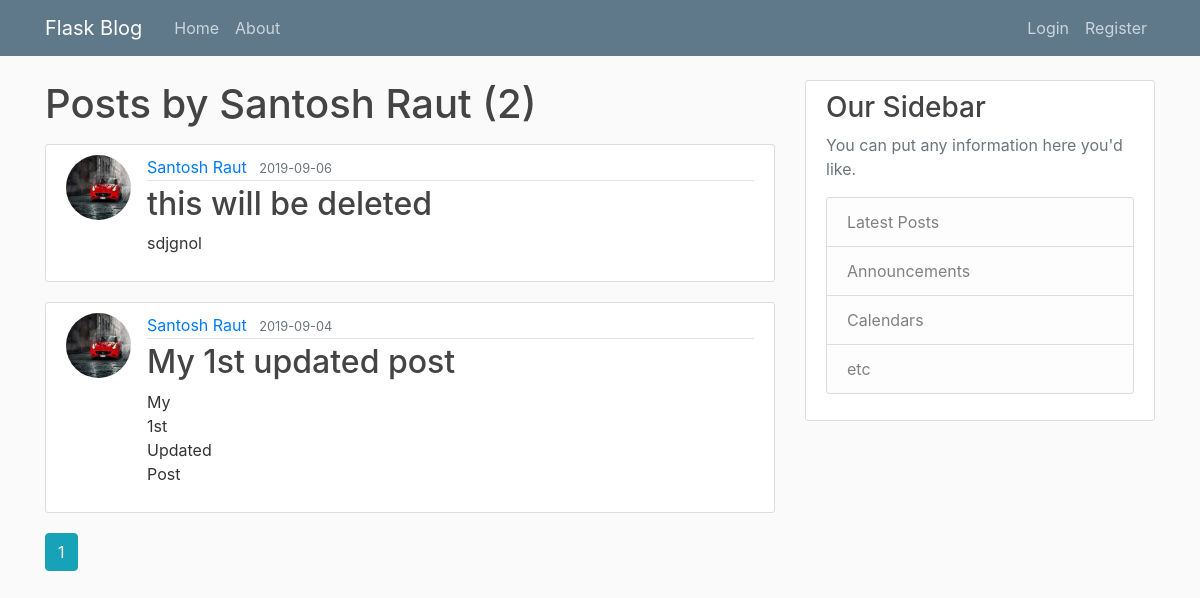
/user/Santosh Raut, run on an earlier commit of the app's database.
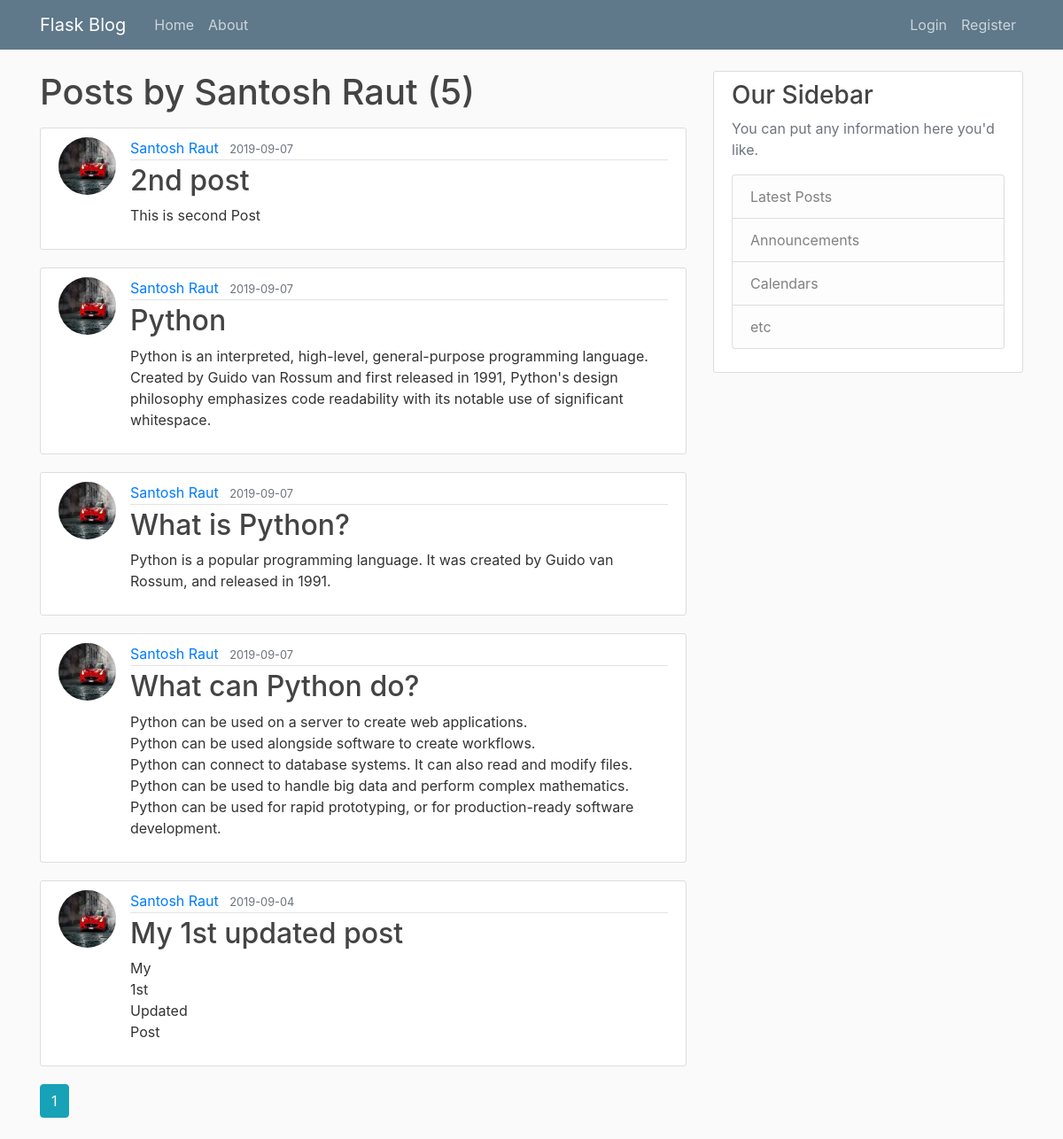
And on a later commit of the database.
### flaskblog/models.py (models this page shows, shortened)
class User(db.Model, UserMixin):
    id = db.Column( db.Integer, primary_key = True )
    username = db.Column(db.String(20), unique=True, nullable=False )
    email = db.Column(db.String(120), unique=True, nullable=False)
    image_file = db.Column(db.String(120), nullable=False, default='default.jpg')
    password = db.Column(db.String(60), nullable=False)
    posts = db.relationship('Post', backref='author', lazy=True)

class Post(db.Model):
    id = db.Column( db.Integer, primary_key = True )
    title = db.Column(db.String(100), nullable=False )
    date_posted = db.Column(db.DateTime, nullable=False, default=datetime.utcnow())
    content = db.Column(db.Text, nullable=False)
    user_id = db.Column(db.Integer, db.ForeignKey('user.id'), nullable=False)

### flaskblog/routes.py (the view)
@app.route('/user/<string:username>')
def user_posts(username):
        page = request.args.get('page', 1, type=int)
        user = User.query.filter_by(username=username).first_or_404()
        posts = Post.query.filter_by(author=user)\
            .order_by(Post.date_posted.desc())\
            .paginate(page=page, per_page=5)
        return render_template('user_posts.html', posts=posts, user=user)

### flaskblog/templates/user_posts.html
{% extends 'layout.html' %}
{% block content %}
    <h1 class="mb-3">Posts by {{ user.username }} ({{ posts.total }})</h1>
    {% for post in posts.items %}
        <article class="media content-section">
            <img class="rounded-circle article-img" src="{{ url_for('static', filename='profile_pics/' + post.author.image_file)}}">
            <div class="media-body">
                <div class="article-metadata">
                  <a class="mr-2" href="{{ url_for('user_posts', username=post.author.username) }}">{{ post.author.username }}</a>
                  <small class="text-muted">{{ post.date_posted.strftime('%Y-%m-%d') }}</small>
                </div>
                <h2><a class="article-title" href="{{ url_for('post', post_id=post.id) }}">{{ post.title }}</a></h2>
                <p class="article-content">{{ post.content }}</p>
            </div>
        </article>
    {% endfor %}
    {% for page_num in posts.iter_pages(left_edge=1, right_edge=1, left_current=1, right_current=2) %}
        {% if page_num %}
            {% if posts.page == page_num %}
                <a class="btn btn-info mb-4" href="{{ url_for('user_posts',username=user.username, page=page_num) }}">{{ page_num }}</a>
            {% else %}
                <a class="btn btn-outline-info mb-4" href="{{ url_for('user_posts',username=user.username, page=page_num) }}">{{ page_num }}</a>
            {% endif %}
        {% else %}
            ...
        {% endif %}
    {% endfor %}
{% endblock %}

### flaskblog/templates/layout.html (shortened to what this page needs)
<!DOCTYPE html>
<html lang="en">
<head>
    <link rel="stylesheet" href="https://maxcdn.bootstrapcdn.com/bootstrap/4.0.0/css/bootstrap.min.css">
    <link rel="stylesheet" type="text/css" href="{{ url_for('static', filename='style.css')}} ">
</head>
<body>
    <header class="site-header">
      <nav class="navbar navbar-expand-md navbar-dark bg-steel fixed-top">
        <div class="container">
          <a class="navbar-brand mr-4" href="/">Flask Blog</a>
          <div class="collapse navbar-collapse" id="navbarToggle">
            <div class="navbar-nav mr-auto">
              <a class="nav-item nav-link" href="{{ url_for('home') }}">Home</a>
              <a class="nav-item nav-link" href="{{ url_for('about') }}">About</a>
            </div>
            <div class="navbar-nav">
                {% if current_user.is_authenticated %}
                    <a class="nav-item nav-link" href="{{ url_for('new_post') }}">New Post</a>
                    <a class="nav-item nav-link" href="{{ url_for('account') }}">Account</a>
                    <a class="nav-item nav-link" href="{{ url_for('logout') }}">Logout</a>
                {% else %}
                    <a class="nav-item nav-link" href="{{ url_for('login') }}">Login</a>
                    <a class="nav-item nav-link" href="{{ url_for('register') }}">Register</a>
                {% endif %}
            </div>
          </div>
        </div>
      </nav>
    </header>
    <main role="main" class="container">
      <div class="row">
        <div class="col-md-8">
          {% block content %}{% endblock %}
        </div>
        <div class="col-md-4">
          <div class="content-section">
            <h3>Our Sidebar</h3>
            <p class='text-muted'>You can put any information here you'd like.
              <ul class="list-group">
                <li class="list-group-item list-group-item-light">Latest Posts</li>
                <li class="list-group-item list-group-item-light">Announcements</li>
                <li class="list-group-item list-group-item-light">Calendars</li>
                <li class="list-group-item list-group-item-light">etc</li>
              </ul>
            </p>
          </div>
        </div>
      </div>
    </main>
</body>
</html>

### flaskblog/static/style.css (style rules this page uses)
body { background: #fafafa; color: #333333; margin-top: 5rem; }
h1, h2, h3, h4, h5, h6 { color: #444444; }
.bg-steel { background-color: #5f788a; }
.site-header .navbar-nav .nav-link { color: #cbd5db; }
.content-section { background: #ffffff; padding: 10px 20px; border: 1px solid #dddddd; border-radius: 3px; margin-bottom: 20px; }
.article-title { color: #444444; }
.article-content { white-space: pre-line; }
.article-img { height: 65px; width: 65px; margin-right: 16px; }
.article-metadata { padding-bottom: 1px; margin-bottom: 4px; border-bottom: 1px solid #e3e3e3 }

What changed in the data, as far as the page shows it:
changed Post: date_posted "2019-09-06" → "2019-09-07"; title "this will be deleted" → "2nd post"; content "sdjgnol" → "This is second Post"
added Post: image_file (picture), author.username "Santosh Raut", date_posted "2019-09-07", title "Python", content "Python is an interpreted, high-level, general-purpose programming language. Created by Guido van Rossum and first released in 1991, Python's design philosophy emphasizes code readability with its notable use of significant whitespace."
added Post: image_file (picture), author.username "Santosh Raut", date_posted "2019-09-07", title "What is Python?", content "Python is a popular programming language. It was created by Guido van Rossum, and released in 1991."
added Post: image_file (picture), author.username "Santosh Raut", date_posted "2019-09-07", title "What can Python do?", content "Python can be used on a server to create web applications. Python can be used alongside software to create workflows. Python can connect to database systems. It can also read and modify files. Python can be used to handle big data and perform complex mathematics. Python can be used for rapid prototyping, or for production-ready software development."
Also different on the page:
{{ posts.total }}: "2" → "5"
